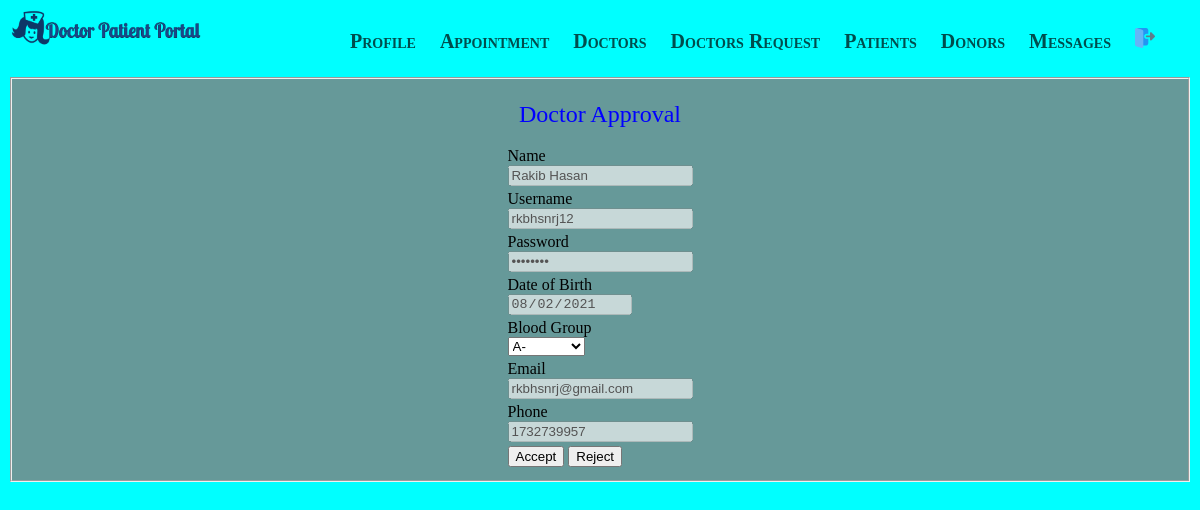
/doctorApproval.php?id=7, run on the app's committed database.
### tables this page shows
CREATE TABLE `doctor` (
  `id` int(10) NOT NULL,
  `name` varchar(50) NOT NULL,
  `username` varchar(50) NOT NULL,
  `password` varchar(50) NOT NULL,
  `dob` date NOT NULL,
  `bGroup` varchar(50) NOT NULL,
  `email` varchar(50) NOT NULL,
  `phone` varchar(50) NOT NULL
);

### models/db_config.php (called while the page is built, shortened)
<?php
 $db_server="localhost";
 $db_uname="root";
 $db_pass="";
 $db_name="dpportal";
 function get($query){
    global $db_server,$db_uname,$db_pass,$db_name;
    $conn=mysqli_connect($db_server,$db_uname,$db_pass,$db_name);
    $data=array();
    if ($conn){
        $result=mysqli_query($conn,$query);
        while($row=mysqli_fetch_assoc($result)){
            $data[]=$row;
        }
    }
    return $data;
}
?>

### controllers/login_controller.php (called while the page is built, shortened)
<?php
    include 'models/db_config.php';
	$array= array("A+","A-","B+","B-","AB+","AB-","O+","O-");
	function getDoctorById($id){
     $query="select * from doctor where id=$id";
     $rs=get($query);
     return $rs;
    }
?>

### doctorApproval.php (the view, shortened to what this page needs)
<?php
    require_once 'adminHeader.php';
    require_once 'controllers/login_controller.php';
	$id=$_GET["id"];
	$rs=getDoctorById($id);
	$p =$rs[0];
?>
<html>
    <body>
        <form action="" method="post">
            <fieldset style="background-color:rgb(102, 153, 153);">
                <p align="middle"><font color="blue" size="5">Doctor Approval</font></p>
            <table align="center">
                <tr>
                    <td>
					    Name<br>
                        <input type="text" name="name" value="<?php echo $p["name"]; ?>" disabled >
                    </td>
                </tr>
                <tr>
                    <td>
					Username<br>
                    <input type="text" name="username" value="<?php echo $p["username"]; ?>" disabled>
                    </td>
                </tr>
				<tr>
                    <td>
					Password<br>
                    <input  type="password" name="password" value="<?php echo $p["password"]; ?>" disabled>
                    </td>
                </tr>
				<tr>
                    <td>
					Date of Birth<br>
                    <input  type="date" name="dob" value="<?php echo $p["dob"]; ?>" disabled>
                    </td>
                </tr>
				<tr>
					<td>
					Blood Group<br>
					<select  name="bGroup">
						<?php
							foreach($array as $b){
								if($b == $p["bGroup"])
									echo "<option selected disabled>$b</option>";
								else
									echo "<option disabled>$b</option>";
							}
						?>
						</select>
					</td>
				    </tr>
                   <tr>
                    <td>
					Email<br>
                    <input  type="text"  name="email" value="<?php echo $p["email"]; ?>" disabled>
                    </td>
                </tr>
				<tr>
                    <td>
					Phone<br>
                    <input  type="text"  name="phone" value="<?php echo $p["phone"]; ?>" disabled>
                    </td>
                </tr>
                <tr>
                    <td>
                        <input type="submit" name="accept" value="Accept"> <input type="submit" name="reject" value="Reject">
                    </td>
                </tr>
            </table>
            </fieldset>
        </form>
    </body>
</html>

### data on the page
doctor: name "Rakib Hasan", username "rkbhsnrj12", dob "08/02/2021", bGroup "A-", email "rkbhsnrj@gmail.com", phone "1732739957"
